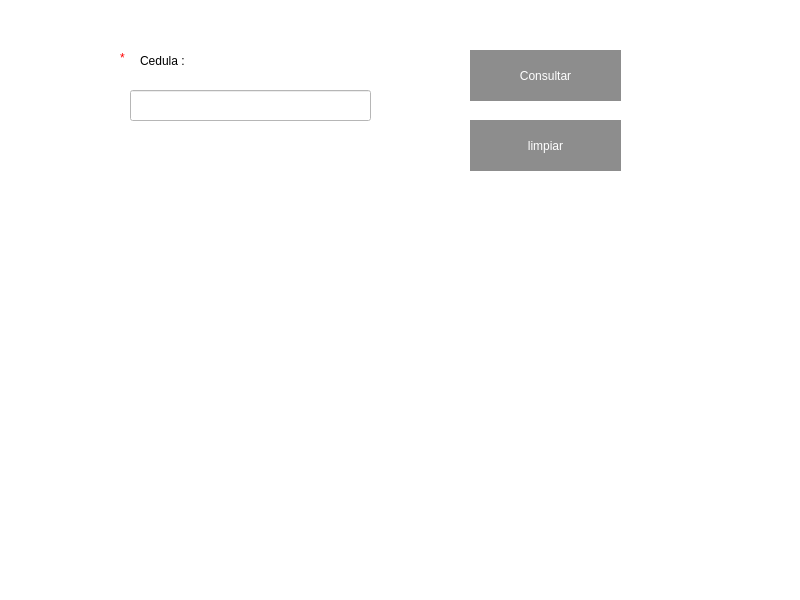
<?xml version="1.0" encoding="UTF-8"?>
<ui version="4.0">
 <class>MainWindow</class>
 <widget class="QMainWindow" name="MainWindow">
  <property name="geometry">
   <rect>
    <x>0</x>
    <y>0</y>
    <width>800</width>
    <height>600</height>
   </rect>
  </property>
  <property name="windowTitle">
   <string>MainWindow</string>
  </property>
  <property name="styleSheet">
   <string notr="true">background-color: rgb(255, 255, 255);</string>
  </property>
  <widget class="QWidget" name="centralwidget">
   <widget class="QPushButton" name="btn_limpiar">
    <property name="geometry">
     <rect>
      <x>470</x>
      <y>120</y>
      <width>151</width>
      <height>51</height>
     </rect>
    </property>
    <property name="styleSheet">
     <string notr="true">QPushButton{
font: 90 20pt &quot;MS Shell Dlg 2&quot;;
  color:rgb(255, 255, 255);
  
	background-color: rgb(104, 127, 143);
border-radius:30px;
}
QPushButton:hover{
background-color: rgb(255, 0,0 );
	color:rgb(255, 255, 255);
}

QPushButton{

  color:rgb(255, 255, 255);
  
	
	background-color: rgb(141, 141, 141);
}
</string>
    </property>
    <property name="text">
     <string>limpiar</string>
    </property>
   </widget>
   <widget class="QPushButton" name="btn_consultar">
    <property name="geometry">
     <rect>
      <x>470</x>
      <y>50</y>
      <width>151</width>
      <height>51</height>
     </rect>
    </property>
    <property name="styleSheet">
     <string notr="true">QPushButton{
font: 90 20pt &quot;MS Shell Dlg 2&quot;;
  color:rgb(255, 255, 255);
  
	background-color: rgb(104, 127, 143);
border-radius:30px;
}
QPushButton:hover{
background-color: rgb(255, 0,0 );
	color:rgb(255, 255, 255);
}

QPushButton{

  color:rgb(255, 255, 255);
  
	
	background-color: rgb(141, 141, 141);
}
</string>
    </property>
    <property name="text">
     <string>Consultar</string>
    </property>
   </widget>
   <widget class="QLineEdit" name="lineEdit_cedula">
    <property name="geometry">
     <rect>
      <x>130</x>
      <y>90</y>
      <width>241</width>
      <height>31</height>
     </rect>
    </property>
    <property name="styleSheet">
     <string notr="true">background-color: rgb(255, 255, 255);
font: 12pt &quot;MS Shell Dlg 2&quot;;</string>
    </property>
    <property name="text">
     <string/>
    </property>
   </widget>
   <widget class="QLabel" name="label">
    <property name="geometry">
     <rect>
      <x>140</x>
      <y>40</y>
      <width>111</width>
      <height>41</height>
     </rect>
    </property>
    <property name="styleSheet">
     <string notr="true">font: 15pt &quot;MS Reference Sans Serif&quot;;</string>
    </property>
    <property name="text">
     <string>Cedula :</string>
    </property>
   </widget>
   <widget class="QLabel" name="label_7">
    <property name="geometry">
     <rect>
      <x>120</x>
      <y>50</y>
      <width>16</width>
      <height>16</height>
     </rect>
    </property>
    <property name="styleSheet">
     <string notr="true">color: rgb(255, 0, 0);
font: 12pt &quot;MS Shell Dlg 2&quot;;</string>
    </property>
    <property name="text">
     <string>*</string>
    </property>
   </widget>
  </widget>
  <widget class="QMenuBar" name="menubar">
   <property name="geometry">
    <rect>
     <x>0</x>
     <y>0</y>
     <width>800</width>
     <height>21</height>
    </rect>
   </property>
  </widget>
  <widget class="QStatusBar" name="statusbar"/>
 </widget>
 <resources/>
 <connections/>
</ui>
